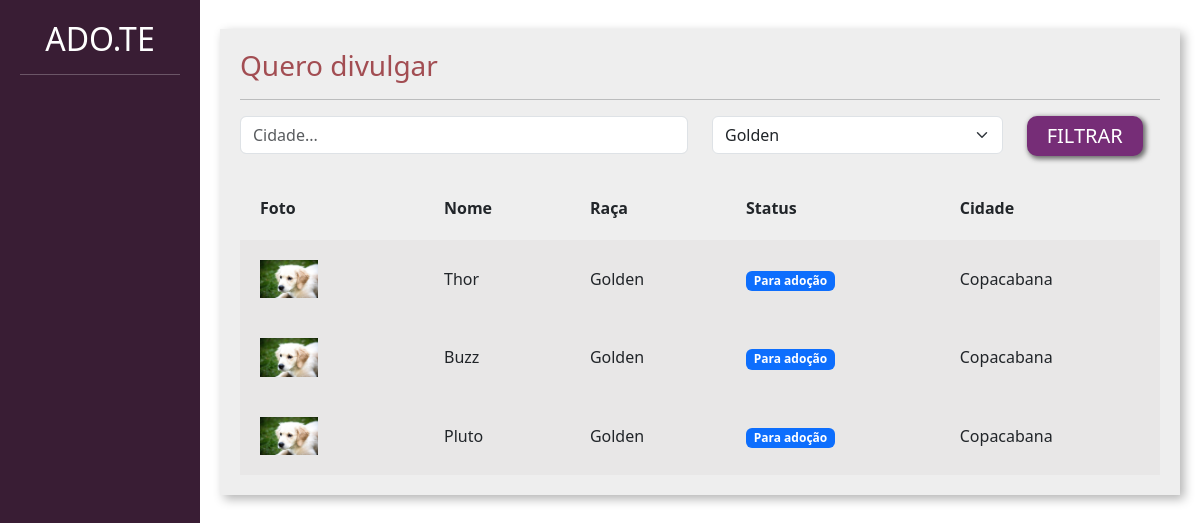
/adotar/, run on an earlier commit of the app's database.
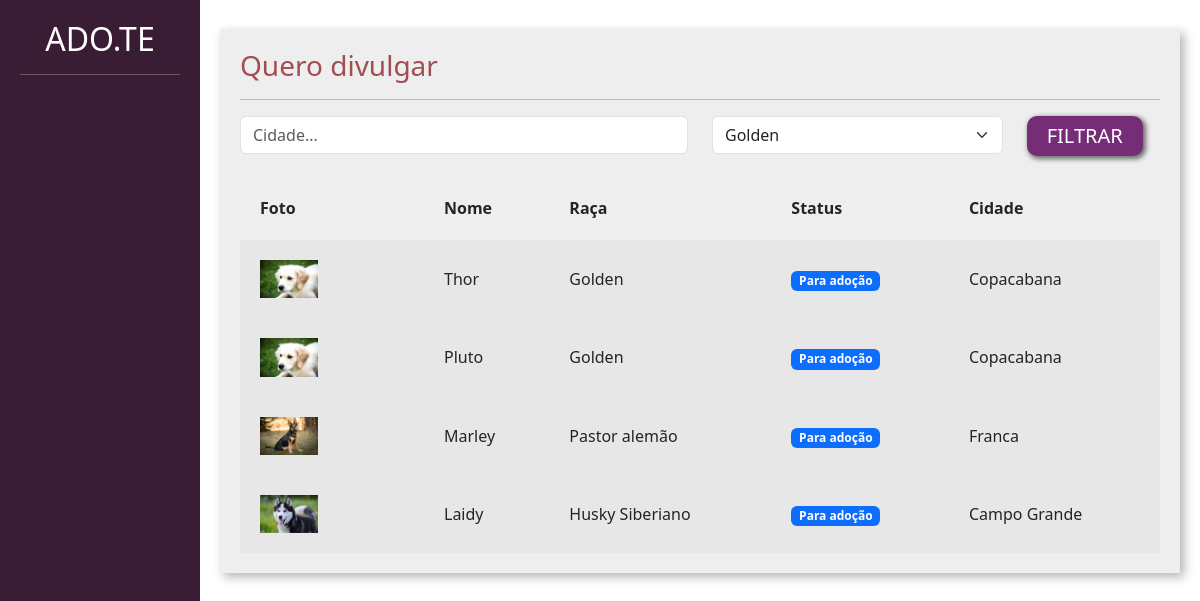
And on a later commit of the database.
### divulgar/models.py (models this page shows, shortened)
class Pet(models.Model):
    foto = models.ImageField(upload_to='fotos_pets')
    choices_status = (('P', 'Para adoção'), ('A', 'Adotado'))
    usuario = models.ForeignKey(User, on_delete=models.DO_NOTHING)
    nome = models.CharField(max_length=100)
    descricao = models.TextField()
    estado = models.CharField(max_length=50)
    cidade = models.CharField(max_length=50)
    telefone = models.CharField(max_length=14)
    tags = models.ManyToManyField(Tag)
    raca = models.ForeignKey(Raca, on_delete=models.DO_NOTHING)
    status = models.CharField(max_length=1,choices=choices_status, default='P')

class Raca(models.Model):
    raca = models.CharField(max_length=50)
    def __str__(self):
        return self.raca

### adotar/views.py (the view)
# urls.py: path('', views.listar_pets, name='listar_pets'),
def listar_pets(request):
    if request.method == 'GET':
        pets = Pet.objects.filter(status='P')
        racas = Raca.objects.all()
        cidade = request.GET.get('cidade')
        raca_filter = request.GET.get('raca')
        if cidade:
            pets = pets.filter(cidade__icontains=cidade)
        if raca_filter:
            pets = pets.filter(raca__id=raca_filter)
            raca_filter = Raca.objects.get(id=raca_filter)
        return render(request, 'listar_pets.html', {'pets': pets, 'racas': racas,'cidade': cidade, 'raca_filter': raca_filter})

### adotar/templates/listar_pets.html (shortened to what this page needs)
{% load static %}
<!doctype html>
<html lang="pt-BR">
    <head>
    <link href="https://cdn.jsdelivr.net/npm/bootstrap@5.3.0-alpha1/dist/css/bootstrap.min.css" rel="stylesheet">
    <link href="{% static 'usuarios/css/cadastro.css' %}" rel="stylesheet">
    <link href="{% static 'divulgar/css/novo_pet.css' %}" rel="stylesheet">
    <link href="{% static 'divulgar/css/seus_pet.css' %}" rel="stylesheet">
    <link href="{% static 'adotar/css/listar_pets.css' %}" rel="stylesheet">
    </head>
    <body>
        <div class="container-fluid">
            <div class="row">
                <div class="col-md-2 bg-side sidebar">
                    <h2>ADO.TE</h2>
                    <hr>
                </div>
                <div class="col-md">
                    <div class="wrapper">
                        <div class="box width80">
                            <h3 class="font-vinho">Quero divulgar</h3>
                            <hr>
                            <form action="{% url 'listar_pets'%}" method="GET">
                                <div class="row">
                                    <div class="col-md-6">
                                        <input type="text" placeholder="Cidade..." value="{%if cidade%}{{cidade}} {%endif%}" name="cidade" class="form-control">
                                    </div>
                                    <div class="col-md-4">
                                        <select class="form-select" name="raca">
                                           {%for raca in racas%}
                                                <option {%if raca_filter.id == raca.id%} selected {%endif%} value="{{raca.id}}">{{raca}}</option>
                                           {%endfor%}
                                        </select>
                                    </div>
                                    <div class="col-md-2">
                                        <input type="submit" class="btn-custom-secondary" value="FILTRAR">
                                    </div>
                                </div>
                            </form>
                             <table class="tabela" cellpadding="20">
                                <tr>
                                    <th>Foto</th>
                                    <th>Nome</th>
                                    <th>Raça</th>
                                    <th>Status</th>
                                    <th>Cidade</th>
                                </tr>
                                {% for pet in pets%}
                                    <tr class="tabela-linha">
                                        <td width="20%">
                                            <a href="{% url 'ver_pet' pet.id %}"><img width="40%" src="{{pet.foto.url}}"></a>
                                        </td>
                                        <td>
                                            {{pet.nome}}
                                        </td>
                                        <td>
                                            {{pet.raca}}
                                        </td>
                                        <td>
                                            {% if pet.status == "P" %}
                                                <span class="badge text-bg-primary">Para adoção</span>
                                            {% elif pet.status == "A" %}
                                                <span class="badge text-bg-success">Adotado</span>
                                            {% endif%}
                                        </td>
                                        <td>
                                            {{pet.cidade}}
                                        </td>
                                    </tr>
                                {% endfor %}
                            </table>
                        </div>
                    </div>
                </div>
            </div>
        </div>
    </body>
</html>

What changed in the data, as far as the page shows it:
removed Pet: foto (picture), nome "Buzz", raca "Golden", status "Para adoção", cidade "Copacabana"
added Pet: foto (picture), nome "Marley", raca "Pastor alemão", status "Para adoção", cidade "Franca"
added Pet: foto (picture), nome "Laidy", raca "Husky Siberiano", status "Para adoção", cidade "Campo Grande"
